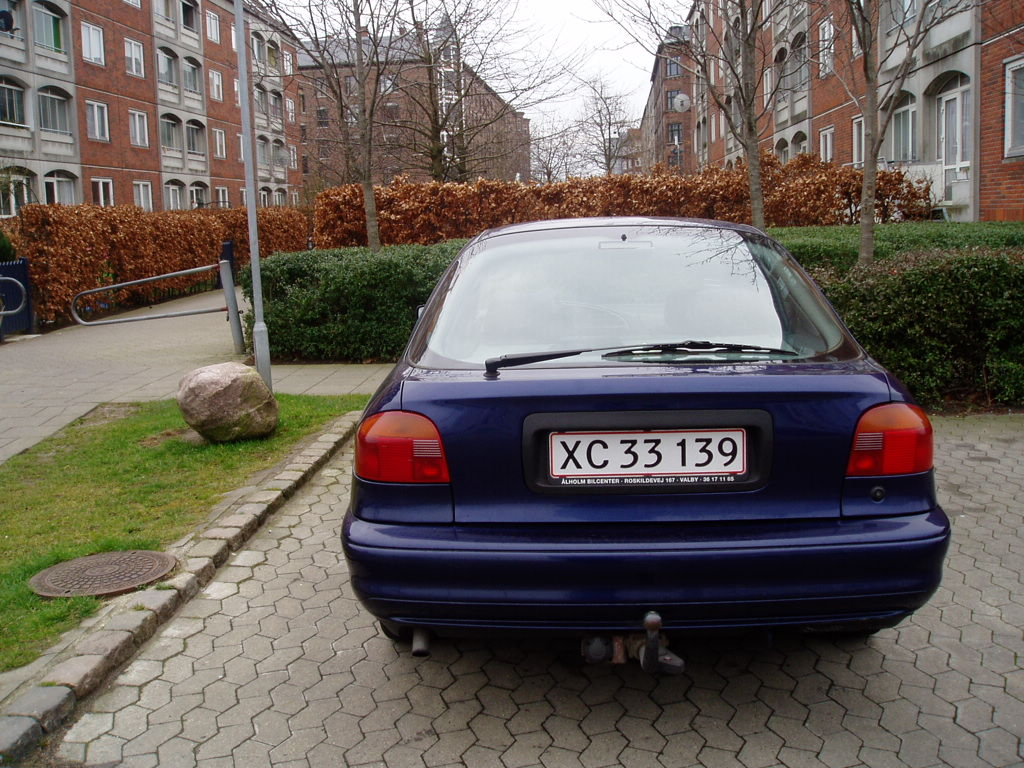
%> input picture img/B_XC33139.JPG, 1024 x 768 px
$ octave --eval "result = detect_lines('../../img/B_XC33139.JPG');"   (GNU Octave 9; MATLAB toolbox functions it lacks are replaced by stand-ins)
%> lines starting %> are read from the running program, lines starting %| are printed output that depends on the picture; in (x1, y1, x2, y2) boxes, pixels count from 0 and x2, y2 are one past the last pixel; in counts of white or black regions, pixels touching at a corner belong together; the program's own positions count from 1
### src/detection/detect4.m
% Finds 51.5% of all plates fed
% If function returns coordinates correctness is 88%

% UPDATE
% Brightening the image but stil using logimage
% improves results to 59.7% and 88.7% respectively
% Only using brightened image brings results down to 25.7% and 59.5%

% WHAT DOES IT DO?
% Finds highest peak in histogram and removes all intensities
% not around the value of the peak from the image


function plateCoords = detect4(inputImage)
%> called with inputImage = '../../img/B_XC33139.JPG'


showImages = false;
%showImages = true;


% Scale factor
scaleFactor = 0.25;


%%%%%%%%%%%%%%%%%%%%%%%%%%%%%%%%
% Read image from file as gray %
%%%%%%%%%%%%%%%%%%%%%%%%%%%%%%%%

origImage = rgb2gray(imread(inputImage));
%> origImage: size 768x1024 uint8; min 0, max 255, mean 99.6


%%%%%%%%%%%%%%%%
% Resize image %
%%%%%%%%%%%%%%%%

% Resize image
resizedImage = imresize(origImage, scaleFactor);
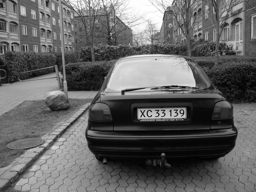
%> resizedImage: size 192x256 uint8; min 1, max 255, mean 99.6


% Image width and height (It was scaled)
[imHeight, imWidth] = (size(resizedImage(:,:,1)));
%> imHeight = 192; imWidth = 256


%logImage = uint8(256 * (double(resizedImage) ./ 180));
%max(max( double(resizedImage) ./ 180  ))


%%%%%%%%%%%%%%%%%%%%%%%%%%
% Log image %
%%%%%%%%%%%%%%%%%%%%%%%%%%

%logImage = log10(double(scaledImage));
%logImage = uint8((256/(max(max(logImage)))) .* logImage);


% Brighten
brightenedImage = uint8(256 * (double(resizedImage) ./ 160)); %180
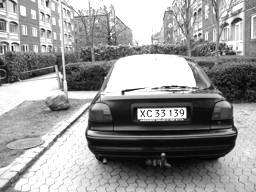
%> brightenedImage: size 192x256 uint8; min 2, max 255, mean 150.1
%brightenedImage = resizedImage;


%%%%%%%%%%%%%%%%%%%%
% Contrast stretch %
%%%%%%%%%%%%%%%%%%%%

%% Create histogram
imHist = hist(double(resizedImage(:)),256);
%> imHist = 256 values, max 501 at index 7, min 0 at index 129, mean 192


window = 100;


% Highest value of summed window (a lot of information in window)
bestWinVal = 1;
% Start position of best window
bestWinStart = 1;

for x = 1:(256-window)
 thisWinVal = sum(imHist(x:x+window-1));
 if thisWinVal > bestWinVal
   bestWinVal = thisWinVal;
   bestWinStart = x;
 end
end
%> this loop made 156 passes
%> (thisWinVal, bestWinVal) on passes 1 to 6: (25171, 25171), (25538, 25538), (25824, 25824), (26078, 26078), (26298, 26298), (26397, 26397)
%> thisWinVal on passes 7 to 12: 26353, 26200, 26081, 25938, 25940, 25893
%> after the loop, bestWinStart = 68; bestWinVal = 26649


minCut = bestWinStart;
%> minCut = 68
maxCut = bestWinStart + window - 1;
%> maxCut = 167


% [9 lines of commented-out code are left out]


if maxCut > 256
  maxCut = 256;
end
if minCut < 1
  minCut = 1;
end


% Contrast
test1 = uint8(brightenedImage-minCut);
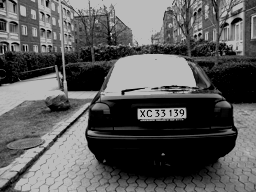
%> test1: size 192x256 uint8; min 0, max 187, mean 89.9
test2 = uint8((255+maxCut) * (double(test1) / double(max(max(test1)))));
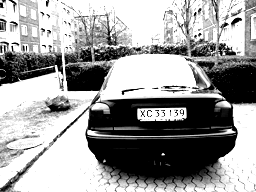
%> test2: size 192x256 uint8; min 0, max 255, mean 156.7
contImage = test2;


%%%%%%%%%%%%%%%%%%%%%%%%%%%
% Convert to binary image %
%%%%%%%%%%%%%%%%%%%%%%%%%%%

binImage = im2bw(contImage, graythresh(contImage));
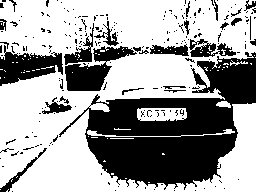
%> binImage: size 192x256 logical; 62.8% white; 228 black regions (202 under 20 px), largest, box (x1, y1, x2, y2) and area: (59, 52, 256, 190) 12363, (65, 46, 137, 91) 1430, (0, 45, 63, 86) 1411


% [8 lines of commented-out code are left out]
shape = strel('square',1);
%se = strel('disk',2,4);

binImage = imerode(binImage,shape);

% dilate to make components in plate connect
shape = strel('rectangle',[1,3]);
binImage = imdilate(binImage,shape);
%> binImage: size 192x256 logical; 68.1% white; 131 black regions (111 under 20 px), largest, box (x1, y1, x2, y2) and area: (87, 58, 256, 136) 5971, (86, 132, 237, 185) 5552, (0, 52, 62, 86) 1234

%contImage = imclose(contImage,shape);


% Delete small areas
binImage = bwareaopen(binImage,round(600*scaleFactor),4);
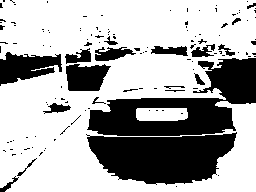
%> binImage: size 192x256 logical; 67.5% white; 131 black regions (111 under 20 px), largest, box (x1, y1, x2, y2) and area: (87, 58, 256, 136) 6103, (86, 132, 237, 185) 5615, (0, 52, 62, 86) 1296


%%%%%%%%%%%%%%%%%%%%%%%%%%%%%%%%%%
% Calculate connected components %
%%%%%%%%%%%%%%%%%%%%%%%%%%%%%%%%%%


% conComp = matrix holding components
% numConComp = Number of connected components
[conComp,numConComp] = (bwlabel(binImage,4));
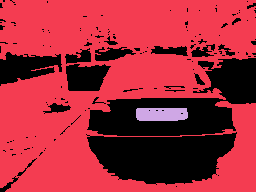
%> conComp: size 192x256 double; 3 distinct labels, from 0 to 2; one colour per label, 0 black
%> numConComp = 2


plateCoords = GetBestCandidate(conComp, scaleFactor);


  % Make plate a little higher
  if sum(plateCoords) > 0 % Candidate exists
    if plateCoords(3) > 5 && plateCoords(4) < ((1/scaleFactor) * imHeight) -5
      plateCoords = plateCoords + [0 0 -5 5 ];
    end
  end


%%%%%%%%%%%%%%%%%%%%
% Plots            %
%%%%%%%%%%%%%%%%%%%%

if showImages
  %figure(200), imshow(label2rgb(conComp));


  figure(100);


  % Image
  subplot(2,4,1);
  imshow(resizedImage);
  title('Original');

  % brightened image
  subplot(2,4,2);
  imshow(brightenedImage);
  title('Brightened');

  % Gradients
  subplot(2,4,3);
  imshow(contImage);
  title('Contrast');


  subplot(2,4,4);
  %figure, imshow(contImage);
  imshow(binImage);
  %hist(double(contImage(:)),256)

  % Histogram orig
  subplot(2,4,5);
  hist(double(resizedImage(:)),256)
  hold on;
  plot(minCut, 10,'ro');
  plot(maxCut, 10,'ro');
  hold off;

  %imshow(summedGradsXNorm);


  % Summed grads as binary image
  subplot(2,4,6);
  %imshow(conComp);
  hist(double(contImage(:)),256)
  %imshow(summedGradsXThresh);


  subplot(2,4,7);
  if sum(plateCoords) > 0
    imshow(origImage(plateCoords(3):plateCoords(4),plateCoords(1):plateCoords(2)),[]);
  else
    imshow(zeros(1));
  end

  %imshow(FX);
end


end

### src/detection/GetBestCandidate.m
% Takes a matrix of connected components and a grayscale image
% Returns best plate candidate based on frequency analysis and ratio

function plateCoords = GetBestCandidate(conComp, inputImage, scaleFactor)
%> called with inputImage = 0.25

  % Number of components
  numConComp = max(max(conComp));
%> numConComp = 2
%> the loop in GetBestCandidate, `for i = 1:numConComp` made 1 pass
%> (compHeight, compWidth, compLength) on pass 1: (191, 255, 32509)


  % Lets find out which connected component in the image has the most
  % plate-like width/height ratio 504/120 is official size

   optimalPlateRatio = 504/120; %
   optimalPlateness = 17; % If smoothness = 0
   %optimalPlateness = 13; % If smoothness = 1

  % Ratio from image
  %optimalPlateRatio = 182/37;
  % optimalPlateRatio = 182/42;


  % Loop through connected components. The component with the
  % best width/height-aspect is our numberplate

  % smallest diff between best components ratio and optimal plate ratio
  bestRatioDiff = inf;
  bestPlatenessDiff = inf;

  % The number of the component with the closest matchin aspect ratio
  bestRatioComponent = 0;
  bestPlatenessComponent = 0;


for i = 1:numConComp

  % Get Xs and Ys of current component
  [Ys,Xs] = find(conComp == i);

  % Calculate with height of component
  compHeight = max(Ys)-min(Ys);
  compWidth = max(Xs)-min(Xs);
  compLength = length(Xs);

%> the run ends on the next line
  thisImage = inputImage(min(Ys):max(Ys),min(Xs):max(Xs));

  compSignature = GetSignature(thisImage,0);
  compPlateness = GetPlateness(compSignature)
  [compDistBelow, compDistAbove] = GetDistribution(thisImage);
  compWhiteLine = GetLongestLine(thisImage);

  compIntDiff = max(max(thisImage)) - min(min(thisImage));

  % Calculate width/height-ratio of current component
  compRatio = compWidth/compHeight;

  ratioDiff = abs(optimalPlateRatio-compRatio);
  platenessDiff = abs(optimalPlateness - compPlateness);

  % Maybe it should not HAVE to be a better ratio than the best
  % The ratio is not an exact science anyway. Maybe it should just be one parameter
  % But, remember that the one with the best ratio is picked as the best match currently

  % Candidates need a difference in intensities of at least this value
  % In one set min diff is 43 in the other it is 91
  if compIntDiff >= 43
    %if compDistAbove >= 50 && compDistAbove <= 80
    if compDistAbove >= 0 && compDistAbove <= 100
      if compWhiteLine >= 50 % Needs a white line of length 50%
          if compPlateness > 5 && compPlateness < 30 % Reasonable plateness
            if platenessDiff < bestPlatenessDiff % Best plateness so far
              %bestRatioDiff = ratioDiff;
              %bestRatioComponent = i
              bestPlatenessDiff = platenessDiff;
              bestPlatenessComponent = i;
            end
         else
           [ 'A candidate has plateness out of range' ]
           %figure(662), imshow(thisImage);
           %title('This candidte has plateness out of range');
         end
      else
        [ 'A candidate has less than 50% white line' ]
        %figure(661), imshow(thisImage);
        %title([ 'No good white line' ]);
        %beep;
        %pause;
      end
    else
      [ 'A candidate has less than 50% intensity above average' ]
    end
  else
    [ 'A candidate has no good intensity diff' ]
    %beep
  end
end


%if bestRatioDiff < inf % A candidate was selected
if bestPlatenessDiff < inf % A candidate was selected
  % Get coords for best matching component
  %[Ys,Xs] = find(conComp == bestRatioComponent);
  [Ys,Xs] = find(conComp == bestPlatenessComponent);

  % Calculate coords
  minX = min(Xs);
  maxX = max(Xs);
  minY = min(Ys);
  maxY = max(Ys);

  plateCoords = (1/scaleFactor) * [ minX maxX minY maxY ];
else
  % No component was selected but we need to return something
  plateCoords = [ 0 0 0 0 ];
end


end % function

### src/detection/detect_lines.m
function plateCords = detect_lines(inputImage)

% Downscale factor
downscaleFactor = 2;


% get candidate coordinate from detect4
d4C = detect4(inputImage) ./ downscaleFactor;

% Read image from file
origImage = imread(inputImage);


% Convert image to grayscale
image = rgb2gray(origImage);


% Brighten image
%brighten(1);


% Log image
image = log10(double(image));
image = uint8((256/(max(max(image)))) .* image);


% [11 lines of commented-out code are left out]


%%%%%%%%%%%%%%%%%%%%%%%%%%%%%%%%%%%%%%%%%
% FAST RESIZE                           %
%%%%%%%%%%%%%%%%%%%%%%%%%%%%%%%%%%%%%%%%%
% Downsample image columns
%image = downsample(image,downscaleFactor);
% Downsample image rows
%image = transpose(downsample(transpose(image),downscaleFactor));


%%%%%%%%%%
% RESIZE %
%%%%%%%%%%

image = imresize(image, 1/downscaleFactor);


% Image width and height
imHeight = size(image,1);
imWidth = size(image,2);


figure(100);


%%%%%%%%%%%%%%%%%%%%%%%%%%%%%%%%%%%%%%%%%%%%%%%
% Create image of strongest gradients         %
%%%%%%%%%%%%%%%%%%%%%%%%%%%%%%%%%%%%%%%%%%%%%%%
% Experiment with gradients
[FX,FY] = gradient(double(image));
%figure(10);
%imshow(abs(FX),[]);
maxGradientX = max(max(abs(FX)));
%minGradientX = min(min(FX));

% Create an empty matrix with same dimensions as image
scanner = zeros(imHeight, imWidth);


for x = 1:imWidth
  for y = 1:imHeight
%    if abs(FX(y,x)) > (maxGradientX * 0.5)
    if abs(FX(y,x)) > (maxGradientX * 0.2)
      scanner(y,x) = 1;
    end
  end
end


%%%%%%%%%%%%%%%%%%%%%%%%%%%%%%%%%%%%%%%%%%%%%%%%%%%
% Delete connected components smaller than than X %
%%%%%%%%%%%%%%%%%%%%%%%%%%%%%%%%%%%%%%%%%%%%%%%%%%%
% Get connected components in image
% conComp = matrix holding components
% numConComp = Number of connected components
[conComp,numConComp] = (bwlabel(scanner,8));
maxCompSize = 2;
for i = 1:numConComp
%for i = 1:100
  % If current component is smaller than X
  compLength = length(find(conComp == i));
  if compLength <= maxCompSize
    % get coordinates of pixels in component
    [x,y] = find(conComp == i);
    % Set color of pixels in component
    for j = 1:compLength
      % 0 = black
      scanner(x(j), y(j)) = 0;
    end
  end
end


% Show image with only strong gradients marked
%figure(1) , imshow(scanner);

% Strongest gradients
subplot(3,2,3);
imshow(scanner);

%subplot(3,2,6);
%imshow(imfill(~scanner,'holes'));


%%%%%%%%%%%%%%%%%%%%%%%%%%%%%%%%%%%%%%%
% Dilate image of strongest gradients %
%%%%%%%%%%%%%%%%%%%%%%%%%%%%%%%%%%%%%%%

% [11 lines of commented-out code are left out]

shape= strel('rectangle', [3,10]); % For scale = 2
%shape= strel('rectangle', [2,5]); % for scale = 4

%scanner = imdilate(scanner,ball);
scanner = imdilate(scanner,shape);
%scanner = imerode(scanner,se);

% Show dilated image
subplot(3,2,4);
imshow(scanner);
% Show eroded image
subplot(3,2,5);
%imshow(imerode(scanner,se));

%Show components in dilated image

% Show connected components as colors
%imshow(label2rgb(bwlabel(scanner)));


%%%%%%%%%%%%%%%%%%%%%%%%%%%%%%
% Do stuff to components %
%%%%%%%%%%%%%%%%%%%%%%%%%%%%%%

% Create components
[conComp,numConComp] = (bwlabel(scanner,4));

% Loop through componets
for i = 1:numConComp
  % Get Xs and Ys of current component
  [Ys,Xs] = find(conComp == i);
  compHeight = max(Ys)-min(Ys)+1;
  compWidth = max(Xs)-min(Xs)+1;
  ratio = compHeight/compWidth;
%  if (ratio > 0.3 || ratio < 0.12 || compHeight < 4)
  if (ratio > 0.35 || ratio < 0.12 || compHeight < 4)
    for j = 1:length(Ys)
      scanner(Ys(j),Xs(j)) = 0;
    end
  end
end

% Show image after having manipulated components
subplot(3,2,6);
imshow(scanner);


%%%%%%%%%%%%%%%%%%%%%%%%%%%%%%
% REMOVING LEAST WHITE LINES %
%%%%%%%%%%%%%%%%%%%%%%%%%%%%%%

% [15 lines of commented-out code are left out]


%%%%%%%%%%%%%%%%%%%%%%%%%%%%%%%%%%%%%%%%%%%%%%%%%%%%%%%
% CONSIDER DOING A DILATE HERE TO GET THE WHOLE PLATE %
%%%%%%%%%%%%%%%%%%%%%%%%%%%%%%%%%%%%%%%%%%%%%%%%%%%%%%%

% [10 lines of commented-out code are left out]

shape = strel('rectangle', [10,6]); % For scale = 2
%shape = strel('rectangle', [5,3]); % For scale = 4

scanner = imdilate(scanner,shape);

% Instead of dilating here, I'll return parts of the
% image below and over the component when calculation coordinates
% Hmm.. But then I'd need to take care of coords outside the image

%%%%%%%%%%%%%%%%%%%%%%%%%%%%%%%%%%%%%%%%%%%%%%%
% Use biggest component to get plate position %
%%%%%%%%%%%%%%%%%%%%%%%%%%%%%%%%%%%%%%%%%%%%%%%

% If more than one candidate. The one closest to the center should win.
% Or beeing close to the edge is not good
% Another posibility is choosing the area with the most plate like ratio


% Create components
[conComp,numConComp] = (bwlabel(scanner,4));

% Loop through componets
%biggestComponent = 0;
biggestComponentSize = 0;

% Need to set these for cases with no candidates
topLeft = [1,1];
topRight = [1,1];
bottomLeft = [1,1];
bottomRight = [1,1];


% Check if one of our candidates includes the
% center of detect4's canditate
if sum(d4C) > 0
  d4Thinks = conComp(round(sum(d4C(3:4))/2),round(sum(d4C(1:2))/2))
else
  d4Thinks = 0
end


if d4Thinks > 0
  % d4 has a candidate which is also one of our
  % candidates. Let's return d4s coordinates
  % as its candidates are well-sized
  topLeft = downscaleFactor*[d4C(3),d4C(1)];
  topRight = downscaleFactor*[d4C(3),d4C(2)];
  bottomLeft = downscaleFactor*[d4C(4),d4C(1)];
  bottomRight = downscaleFactor*[d4C(4),d4C(2)];

else
  for i = 1:numConComp
    % Get Xs and Ys of current component
    [Ys,Xs] = find(conComp == i);
    % Get size of component
    compSize = length(Xs);

    if (compSize > biggestComponentSize && min(Ys) > 5 && ...
        max(Ys) < imHeight-5 && min(Xs) > 5 && ...
        max(Xs) < imWidth-5 )
      %biggestComponent = i;
      biggestComponentSize = compSize;
      topLeft = downscaleFactor*[min(Ys),min(Xs)];
      topRight = downscaleFactor*[min(Ys),max(Xs)];
      bottomLeft = downscaleFactor*[max(Ys),min(Xs)];
      bottomRight = downscaleFactor*[max(Ys),max(Xs)];
    end % component
  end % component loop
end % d4Thinks


% If detected area does not match ratio of plate. Consider making it wider.


subplot(3,2,5);
%imshow(scanner);
imshow(origImage([topLeft(1):bottomLeft(1)],[topLeft(2):topRight(2)]));
%imshow(image([topLeft:bottomLeft],[1:200]));
%imshow(image([1:50],[1:200]));


% Weak lines removed
subplot(3,2,1);
imshow(scanner);

% Original image
subplot(3,2,2);
imshow(image);

% Show original image
% figure(18) , imshow(image);


image = scanner;


% [37 lines of commented-out code are left out]


plateCords = [topLeft(2), topRight(2), topLeft(1), bottomLeft(1)];


return;

$ run again, on img/P_XP51093.jpg
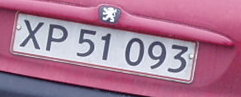
%> input picture img/P_XP51093.jpg, 241 x 97 px
%> imHeight = 25; imWidth = 61
%> in detect4, `brightenedImage = uint8(256 * (double(resizedImage) ./ 160));`:
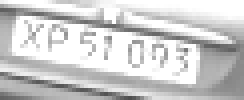
%> brightenedImage: size 25x61 uint8 (shown 4 times larger); min 78, max 255, mean 205.6
%> imHist = 256 values, max 35 at index 81, min 0 at index 2, mean 5.96
%> the loop in detect4, `for x = 1:(256-window)` made 156 passes
%> (thisWinVal, bestWinVal) on passes 1, 3, 4, 5, 6, 8, 9, 10: (729, 729), (739, 739), (747, 747), (764, 764), (774, 774), (784, 784), (789, 789), (792, 792)
%> after the loop in detect4, `for x = 1:(256-window)`: bestWinStart = 61; bestWinVal = 1016
%> minCut = 61
%> maxCut = 160
%> in detect4, `binImage = imdilate(binImage,shape);`:
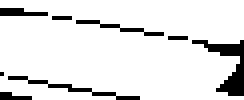
%> binImage: size 25x61 logical (shown 4 times larger); 89.4% white; black in thin lines or dots
%> conComp: size 25x61 double; values 0 (black) and 1 (white), 89.4% white; black in thin lines or dots
%> in detect4, `[conComp,numConComp] = (bwlabel(binImage,4));`: numConComp = 1
%> the loop in GetBestCandidate, `for i = 1:numConComp` made 1 pass
%> (compHeight, compWidth, compLength) on pass 1: (24, 60, 1364)
